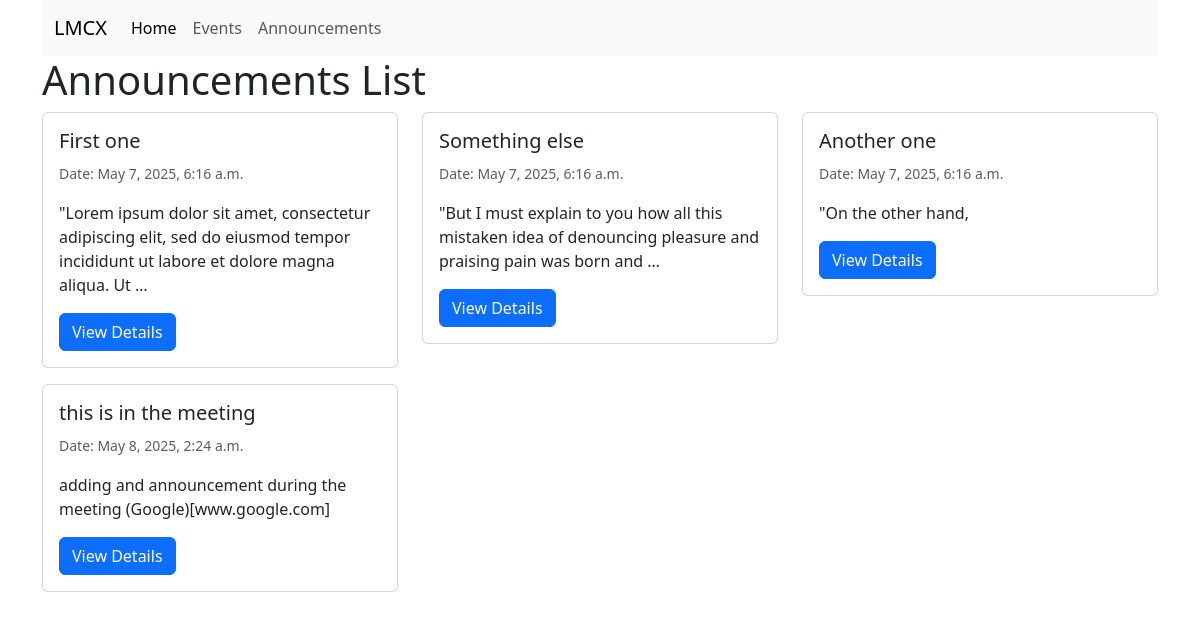
Page /announcements/ on the committed database.
### announcements/models.py (models this page shows, shortened)
class Announcement(models.Model):
    title = models.CharField(max_length=200)
    content = models.TextField()
    date_posted = models.DateTimeField(auto_now_add=True)

### announcements/views/list_view.py (the view)
# urls.py: path('', AnnouncementListView.as_view(), name='announcements_list'),
class AnnouncementListView(ListView):
    template_name = "announcements/announcements_list.html"
    model = Announcement
    paginate_by = 10
    context_object_name = "announcements_list"
    def get_queryset(self) -> QuerySet[Announcement]:
        return self.model.objects.all().order_by("date_posted")
    def get_context_data(self, **kwargs) -> Dict:
        context = super().get_context_data(**kwargs)
        context["announcements_list"] = self.get_queryset()
        return context

### templates/announcements/announcements_list.html (shortened to what this page needs)
{% extends "base.html" %}
{% block content %}
    <h1>Announcements List</h1>
    <div class="row">
        {% for announcement in announcements_list %}
            <div class="col-md-4 mb-3">
                <div class="card">
                    <div class="card-body">
                        <h5 class="card-title">{{ announcement.title }}</h5>
                        <p class="card-text"><small class="text-muted">Date: {{ announcement.date_posted }}</small></p>
                        <p class="card-text">{{ announcement.content|truncatewords:20 }}</p>
                        <a href="{% url 'announcements_detail' announcement.id %}" class="btn btn-primary">View Details</a>
                    </div>
                </div>
            </div>
        {% endfor %}
    </div>
{% endblock content %}

### templates/base.html (shortened to what this page needs)
{% load static %}
<!DOCTYPE html>
<html lang="en">
    <head>
        {% load bootstrap5 %}
        {% bootstrap_css %}
    </head>
    <body>
        <main>
            <div class="container">
                {% include "nav.html" %}
                {% block content %}{% endblock %}
            </div>
        </main>
    </body>
</html>

### templates/nav.html (shortened to what this page needs)
<nav id="navbar" class="navbar navbar-expand-lg navbar-light bg-light">
    <div class="container-fluid">
        <a class="navbar-brand" href="{% url 'home' %}">LMCX</a>
        <div class="collapse navbar-collapse" id="navbarNav">
            <ul class="navbar-nav">
                <li class="nav-item">
                    <a class="nav-link active" aria-current="page" href="{% url 'home' %}">Home</a>
                </li>
                <li class="nav-item">
                    <a class="nav-link" href="{% url 'events_list' %}">Events</a>
                </li>
                <li class="nav-item">
                    <a class="nav-link" href="{% url 'announcements_list' %}">Announcements</a>
                </li>
            </ul>
        </div>
    </div>
</nav>

### rows in the picture
Announcement: title "First one", date_posted "May 7, 2025, 6:16 a.m.", content "\"Lorem ipsum dolor sit amet, consectetur adipiscing elit, sed do eiusmod tempor incididunt ut labore et dolore magna aliqua. Ut …"
Announcement: title "Something else", date_posted "May 7, 2025, 6:16 a.m.", content "\"But I must explain to you how all this mistaken idea of denouncing pleasure and praising pain was born and …"
Announcement: title "Another one", date_posted "May 7, 2025, 6:16 a.m.", content "\"On the other hand,"
Announcement: title "this is in the meeting", date_posted "May 8, 2025, 2:24 a.m.", content "adding and announcement during the meeting (Google)[www.google.com]"
